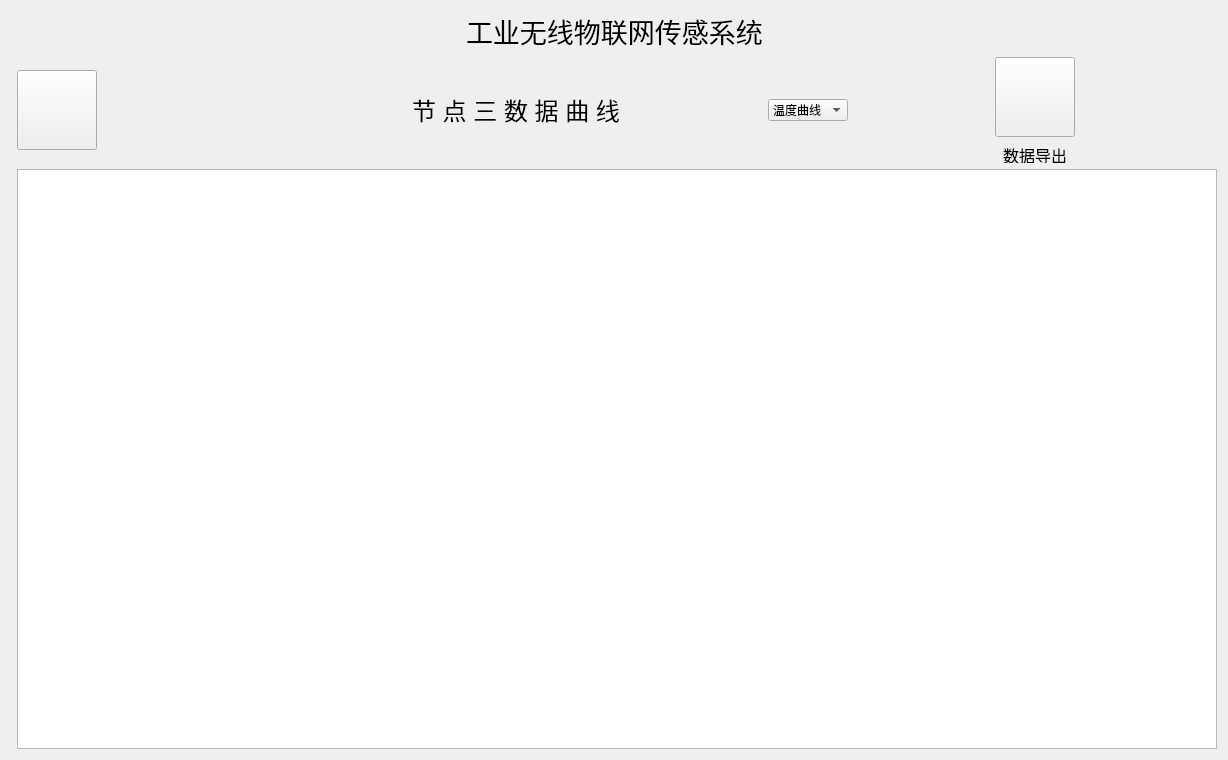
<?xml version="1.0" encoding="UTF-8"?>
<ui version="4.0">
 <class>nodethrline</class>
 <widget class="QWidget" name="nodethrline">
  <property name="geometry">
   <rect>
    <x>0</x>
    <y>0</y>
    <width>1228</width>
    <height>760</height>
   </rect>
  </property>
  <property name="windowTitle">
   <string>Form</string>
  </property>
  <layout class="QGridLayout" name="gridLayout">
   <item row="0" column="0" colspan="2">
    <layout class="QHBoxLayout" name="horizontalLayout_2">
     <item>
      <spacer name="horizontalSpacer_3">
       <property name="orientation">
        <enum>Qt::Horizontal</enum>
       </property>
       <property name="sizeHint" stdset="0">
        <size>
         <width>40</width>
         <height>20</height>
        </size>
       </property>
      </spacer>
     </item>
     <item>
      <widget class="QLabel" name="label_5">
       <property name="text">
        <string>&lt;html&gt;&lt;head/&gt;&lt;body&gt;&lt;p&gt;&lt;span style=&quot; font-size:20pt;&quot;&gt;工业无线物联网传感系统&lt;/span&gt;&lt;/p&gt;&lt;/body&gt;&lt;/html&gt;</string>
       </property>
      </widget>
     </item>
     <item>
      <spacer name="horizontalSpacer_4">
       <property name="orientation">
        <enum>Qt::Horizontal</enum>
       </property>
       <property name="sizeHint" stdset="0">
        <size>
         <width>40</width>
         <height>20</height>
        </size>
       </property>
      </spacer>
     </item>
    </layout>
   </item>
   <item row="1" column="1">
    <layout class="QHBoxLayout" name="horizontalLayout_4">
     <item>
      <layout class="QHBoxLayout" name="horizontalLayout_3">
       <item>
        <widget class="QPushButton" name="pushButton">
         <property name="minimumSize">
          <size>
           <width>80</width>
           <height>80</height>
          </size>
         </property>
         <property name="maximumSize">
          <size>
           <width>80</width>
           <height>80</height>
          </size>
         </property>
         <property name="styleSheet">
          <string notr="true">border-image: url(:/PIC/Return.png);</string>
         </property>
         <property name="text">
          <string/>
         </property>
        </widget>
       </item>
       <item>
        <spacer name="horizontalSpacer_2">
         <property name="orientation">
          <enum>Qt::Horizontal</enum>
         </property>
         <property name="sizeHint" stdset="0">
          <size>
           <width>40</width>
           <height>20</height>
          </size>
         </property>
        </spacer>
       </item>
      </layout>
     </item>
     <item>
      <widget class="QLabel" name="label_2">
       <property name="minimumSize">
        <size>
         <width>100</width>
         <height>100</height>
        </size>
       </property>
       <property name="maximumSize">
        <size>
         <width>100</width>
         <height>100</height>
        </size>
       </property>
       <property name="styleSheet">
        <string notr="true">border-image: url(:/PIC/node3.png);</string>
       </property>
       <property name="text">
        <string/>
       </property>
      </widget>
     </item>
     <item>
      <spacer name="horizontalSpacer_5">
       <property name="orientation">
        <enum>Qt::Horizontal</enum>
       </property>
       <property name="sizeHint" stdset="0">
        <size>
         <width>40</width>
         <height>20</height>
        </size>
       </property>
      </spacer>
     </item>
     <item>
      <widget class="QLabel" name="label">
       <property name="text">
        <string>&lt;html&gt;&lt;head/&gt;&lt;body&gt;&lt;p&gt;&lt;span style=&quot; font-size:18pt;&quot;&gt;节 点 三 数 据 曲 线&lt;/span&gt;&lt;/p&gt;&lt;/body&gt;&lt;/html&gt;</string>
       </property>
       <property name="alignment">
        <set>Qt::AlignCenter</set>
       </property>
      </widget>
     </item>
     <item>
      <spacer name="horizontalSpacer">
       <property name="orientation">
        <enum>Qt::Horizontal</enum>
       </property>
       <property name="sizeHint" stdset="0">
        <size>
         <width>40</width>
         <height>20</height>
        </size>
       </property>
      </spacer>
     </item>
     <item>
      <widget class="QComboBox" name="comboBox">
       <property name="minimumSize">
        <size>
         <width>80</width>
         <height>0</height>
        </size>
       </property>
       <property name="maximumSize">
        <size>
         <width>80</width>
         <height>16777215</height>
        </size>
       </property>
       <item>
        <property name="text">
         <string>温度曲线</string>
        </property>
       </item>
       <item>
        <property name="text">
         <string>湿度曲线</string>
        </property>
       </item>
       <item>
        <property name="text">
         <string>光照曲线</string>
        </property>
       </item>
      </widget>
     </item>
     <item>
      <spacer name="horizontalSpacer_6">
       <property name="orientation">
        <enum>Qt::Horizontal</enum>
       </property>
       <property name="sizeHint" stdset="0">
        <size>
         <width>18</width>
         <height>20</height>
        </size>
       </property>
      </spacer>
     </item>
     <item>
      <layout class="QVBoxLayout" name="verticalLayout">
       <item>
        <widget class="QPushButton" name="pushButton_3">
         <property name="minimumSize">
          <size>
           <width>80</width>
           <height>80</height>
          </size>
         </property>
         <property name="maximumSize">
          <size>
           <width>80</width>
           <height>80</height>
          </size>
         </property>
         <property name="styleSheet">
          <string notr="true">border-image: url(:/PIC/Output3.png);</string>
         </property>
         <property name="text">
          <string/>
         </property>
        </widget>
       </item>
       <item>
        <widget class="QLabel" name="label_3">
         <property name="minimumSize">
          <size>
           <width>0</width>
           <height>20</height>
          </size>
         </property>
         <property name="maximumSize">
          <size>
           <width>16777215</width>
           <height>20</height>
          </size>
         </property>
         <property name="text">
          <string>&lt;html&gt;&lt;head/&gt;&lt;body&gt;&lt;p align=&quot;center&quot;&gt;&lt;span style=&quot; font-size:12pt;&quot;&gt;数据导出&lt;/span&gt;&lt;/p&gt;&lt;/body&gt;&lt;/html&gt;</string>
         </property>
         <property name="alignment">
          <set>Qt::AlignCenter</set>
         </property>
        </widget>
       </item>
      </layout>
     </item>
     <item>
      <spacer name="horizontalSpacer_7">
       <property name="orientation">
        <enum>Qt::Horizontal</enum>
       </property>
       <property name="sizeHint" stdset="0">
        <size>
         <width>40</width>
         <height>20</height>
        </size>
       </property>
      </spacer>
     </item>
    </layout>
   </item>
   <item row="2" column="1">
    <widget class="QChartView" name="graphicsView">
     <property name="minimumSize">
      <size>
       <width>0</width>
       <height>0</height>
      </size>
     </property>
     <property name="maximumSize">
      <size>
       <width>16777215</width>
       <height>16777215</height>
      </size>
     </property>
    </widget>
   </item>
   <item row="3" column="0">
    <layout class="QHBoxLayout" name="horizontalLayout"/>
   </item>
  </layout>
 </widget>
 <customwidgets>
  <customwidget>
   <class>QChartView</class>
   <extends>QGraphicsView</extends>
   <header location="global">qchartview.h</header>
  </customwidget>
 </customwidgets>
 <resources/>
 <connections/>
</ui>
